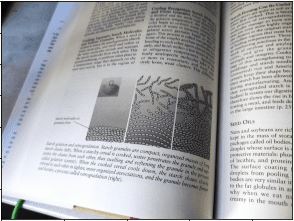
#> input picture book.JPG, 294 x 221 px, found by its file name
$ python 14.py
#> lines starting #> are read from the running program, lines starting #| are printed output that depends on the picture; after the words box and inside, x2 and y2 are one past the last pixel; in counts of white or black regions, pixels touching at a corner belong together
import cv2 as cv2
import numpy as np
from matplotlib import pyplot as plt
img = cv2.imread('book.jpg')
#> img is the input picture: shape (221, 294, 3); mean B, G, R 169.7, 166.7, 165.4
gray = cv2.cvtColor(img, cv2.COLOR_BGR2GRAY)
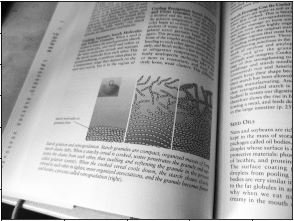
#> gray: shape (221, 294); min 0, max 255, mean 166.7
blurred = cv2.GaussianBlur(gray, (7, 7), 0)
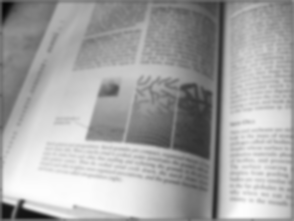
#> blurred: shape (221, 294); min 7, max 253, mean 165.7


mask = cv2.adaptiveThreshold(blurred,
                              255,
                              cv2.ADAPTIVE_THRESH_MEAN_C,
                              cv2.THRESH_BINARY,
                              31,
                              10)
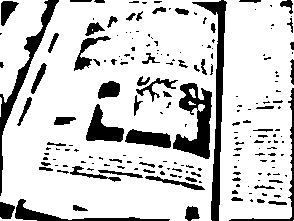
#> mask: shape (221, 294); 81.2% white; 197 black regions (133 under 20 px), largest, box (x1, y1, x2, y2) and area: (192, 0, 227, 221) 1684, (173, 83, 212, 159) 1487, (0, 0, 59, 196) 1277


fig, ax = plt.subplots(1, 2, figsize=(12, 5))
ax[0].imshow(cv2.cvtColor(img, cv2.COLOR_BGR2RGB))
ax[1].imshow(cv2.cvtColor(mask, cv2.COLOR_BGR2RGB))
plt.tight_layout()
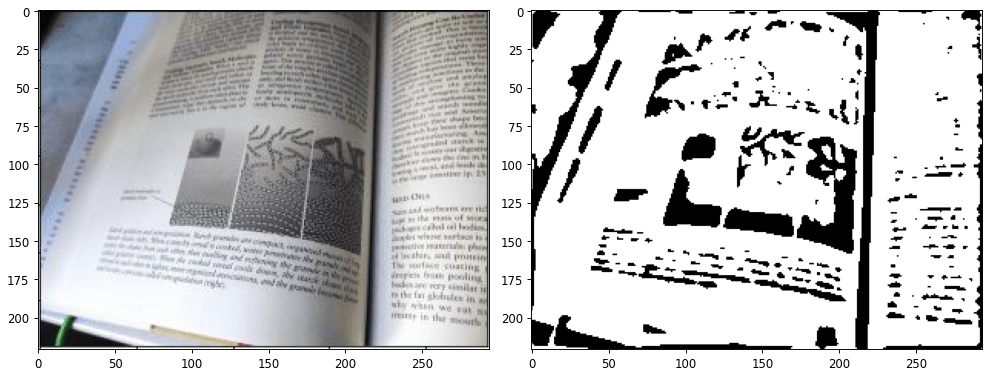
#> figure drawn by matplotlib, 2 panels

$ run again, with home.jpg copied over book.JPG
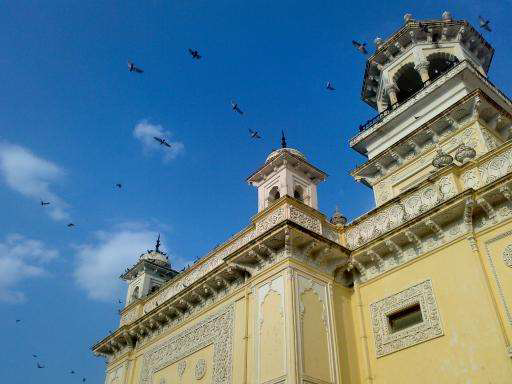
#> input picture home.jpg, 512 x 384 px, found by its file name
#> img is the input picture: shape (384, 512, 3); mean B, G, R 141.2, 123.9, 91.6
#> `mask = cv2.adaptiveThreshold(blurred, 255, cv2.ADAPTIVE_THRESH_MEAN_C,..`:
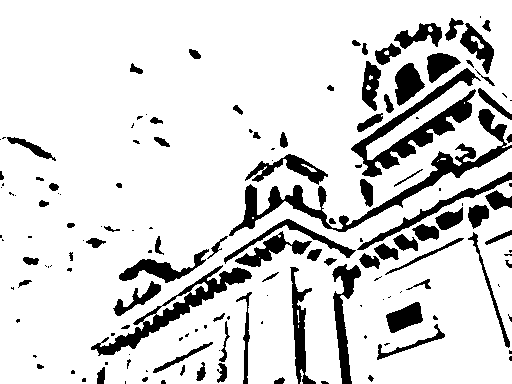
#> mask: shape (384, 512); 84.8% white; 153 black regions (69 under 20 px), largest, box (x1, y1, x2, y2) and area: (229, 109, 512, 236) 3956, (351, 68, 481, 177) 3303, (91, 265, 252, 356) 2506
#> `plt.tight_layout()`:
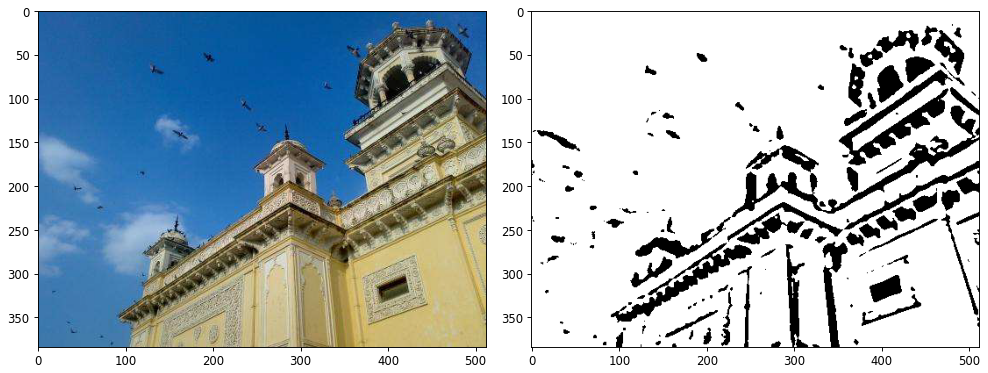
#> figure drawn by matplotlib, 2 panels
